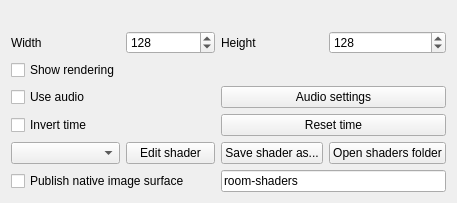
<?xml version="1.0" encoding="UTF-8"?>
<ui version="4.0">
 <class>Shaders</class>
 <widget class="QWidget" name="Shaders">
  <property name="geometry">
   <rect>
    <x>0</x>
    <y>0</y>
    <width>457</width>
    <height>189</height>
   </rect>
  </property>
  <property name="sizePolicy">
   <sizepolicy hsizetype="Preferred" vsizetype="Fixed">
    <horstretch>0</horstretch>
    <verstretch>0</verstretch>
   </sizepolicy>
  </property>
  <layout class="QGridLayout" name="gridLayout" rowstretch="0,0,0,0,0,0,0,0,0" columnstretch="0,0,0,0">
   <property name="sizeConstraint">
    <enum>QLayout::SetDefaultConstraint</enum>
   </property>
   <item row="5" column="0">
    <widget class="QComboBox" name="shaders"/>
   </item>
   <item row="5" column="2">
    <widget class="QPushButton" name="save_shader_as">
     <property name="text">
      <string>Save shader as...</string>
     </property>
    </widget>
   </item>
   <item row="4" column="2" colspan="2">
    <widget class="QPushButton" name="time_reset">
     <property name="text">
      <string>Reset time</string>
     </property>
    </widget>
   </item>
   <item row="5" column="1">
    <widget class="QPushButton" name="edit">
     <property name="text">
      <string>Edit shader</string>
     </property>
    </widget>
   </item>
   <item row="0" column="0" colspan="4">
    <widget class="QLabel" name="preview">
     <property name="text">
      <string/>
     </property>
    </widget>
   </item>
   <item row="3" column="0" colspan="2">
    <widget class="QCheckBox" name="use_audio">
     <property name="text">
      <string>Use audio</string>
     </property>
    </widget>
   </item>
   <item row="1" column="3">
    <widget class="QSpinBox" name="height">
     <property name="minimum">
      <number>1</number>
     </property>
     <property name="maximum">
      <number>4096</number>
     </property>
     <property name="value">
      <number>128</number>
     </property>
    </widget>
   </item>
   <item row="2" column="0">
    <widget class="QCheckBox" name="show_rendering">
     <property name="text">
      <string>Show rendering</string>
     </property>
    </widget>
   </item>
   <item row="4" column="0" colspan="2">
    <widget class="QCheckBox" name="invert_time">
     <property name="text">
      <string>Invert time</string>
     </property>
    </widget>
   </item>
   <item row="1" column="0">
    <widget class="QLabel" name="label">
     <property name="text">
      <string>Width</string>
     </property>
    </widget>
   </item>
   <item row="5" column="3">
    <widget class="QPushButton" name="open_shaders_folder">
     <property name="text">
      <string>Open shaders folder</string>
     </property>
    </widget>
   </item>
   <item row="1" column="2">
    <widget class="QLabel" name="label_2">
     <property name="text">
      <string>Height</string>
     </property>
    </widget>
   </item>
   <item row="3" column="2" colspan="2">
    <widget class="QPushButton" name="audio_settings">
     <property name="text">
      <string>Audio settings</string>
     </property>
    </widget>
   </item>
   <item row="1" column="1">
    <widget class="QSpinBox" name="width">
     <property name="minimum">
      <number>1</number>
     </property>
     <property name="maximum">
      <number>4096</number>
     </property>
     <property name="value">
      <number>128</number>
     </property>
    </widget>
   </item>
   <item row="6" column="0" colspan="2">
    <widget class="QCheckBox" name="publish_frame">
     <property name="text"><string>Publish native image surface</string></property>
    </widget>
   </item>
   <item row="6" column="2" colspan="2">
    <widget class="QLineEdit" name="frame_channel">
     <property name="text"><string>room-shaders</string></property>
     <property name="maxLength"><number>64</number></property>
    </widget>
   </item>
  </layout>
 </widget>
 <tabstops>
  <tabstop>shaders</tabstop>
 </tabstops>
 <resources/>
 <connections/>
</ui>
